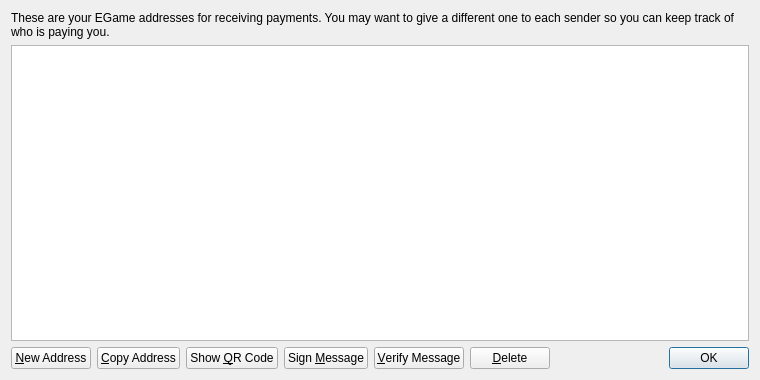
<?xml version="1.0" encoding="UTF-8"?>
<ui version="4.0">
 <class>AddressBookPage</class>
 <widget class="QWidget" name="AddressBookPage">
  <property name="geometry">
   <rect>
    <x>0</x>
    <y>0</y>
    <width>760</width>
    <height>380</height>
   </rect>
  </property>
  <property name="windowTitle">
   <string>Address Book</string>
  </property>
  <layout class="QVBoxLayout" name="verticalLayout">
   <item>
    <widget class="QLabel" name="labelExplanation">
     <property name="text">
      <string>These are your EGame addresses for receiving payments. You may want to give a different one to each sender so you can keep track of who is paying you.</string>
     </property>
     <property name="textFormat">
      <enum>Qt::PlainText</enum>
     </property>
     <property name="wordWrap">
      <bool>true</bool>
     </property>
    </widget>
   </item>
   <item>
    <widget class="QTableView" name="tableView">
     <property name="contextMenuPolicy">
      <enum>Qt::CustomContextMenu</enum>
     </property>
     <property name="toolTip">
      <string>Double-click to edit address or label</string>
     </property>
     <property name="tabKeyNavigation">
      <bool>false</bool>
     </property>
     <property name="selectionMode">
      <enum>QAbstractItemView::SingleSelection</enum>
     </property>
     <property name="selectionBehavior">
      <enum>QAbstractItemView::SelectRows</enum>
     </property>
     <property name="sortingEnabled">
      <bool>true</bool>
     </property>
     <attribute name="verticalHeaderVisible">
      <bool>false</bool>
     </attribute>
    </widget>
   </item>
   <item>
    <layout class="QHBoxLayout" name="horizontalLayout">
     <item>
      <widget class="QPushButton" name="newAddressButton">
       <property name="toolTip">
        <string>Create a new address</string>
       </property>
       <property name="text">
        <string>&amp;New Address</string>
       </property>
      </widget>
     </item>
     <item>
      <widget class="QPushButton" name="copyToClipboard">
       <property name="toolTip">
        <string>Copy the currently selected address to the system clipboard</string>
       </property>
       <property name="text">
        <string>&amp;Copy Address</string>
       </property>
      </widget>
     </item>
     <item>
      <widget class="QPushButton" name="showQRCode">
       <property name="text">
        <string>Show &amp;QR Code</string>
       </property>
      </widget>
     </item>
     <item>
      <widget class="QPushButton" name="signMessage">
       <property name="toolTip">
        <string>Sign a message to prove you own a EGame address</string>
       </property>
       <property name="text">
        <string>Sign &amp;Message</string>
       </property>
      </widget>
     </item>
     <item>
      <widget class="QPushButton" name="verifyMessage">
       <property name="toolTip">
        <string>Verify a message to ensure it was signed with a specified EGame address</string>
       </property>
       <property name="text">
        <string>&amp;Verify Message</string>
       </property>
      </widget>
     </item>
     <item>
      <widget class="QPushButton" name="deleteButton">
       <property name="toolTip">
        <string>Delete the currently selected address from the list</string>
       </property>
       <property name="text">
        <string>&amp;Delete</string>
       </property>
      </widget>
     </item>
     <item>
      <spacer name="horizontalSpacer">
       <property name="orientation">
        <enum>Qt::Horizontal</enum>
       </property>
       <property name="sizeHint" stdset="0">
        <size>
         <width>40</width>
         <height>20</height>
        </size>
       </property>
      </spacer>
     </item>
     <item>
      <widget class="QDialogButtonBox" name="buttonBox">
       <property name="sizePolicy">
        <sizepolicy hsizetype="Maximum" vsizetype="Fixed">
         <horstretch>0</horstretch>
         <verstretch>0</verstretch>
        </sizepolicy>
       </property>
       <property name="standardButtons">
        <set>QDialogButtonBox::Ok</set>
       </property>
      </widget>
     </item>
    </layout>
   </item>
  </layout>
 </widget>
 <resources>
  <include location="../bitcoin.qrc"/>
 </resources>
 <connections/>
</ui>
